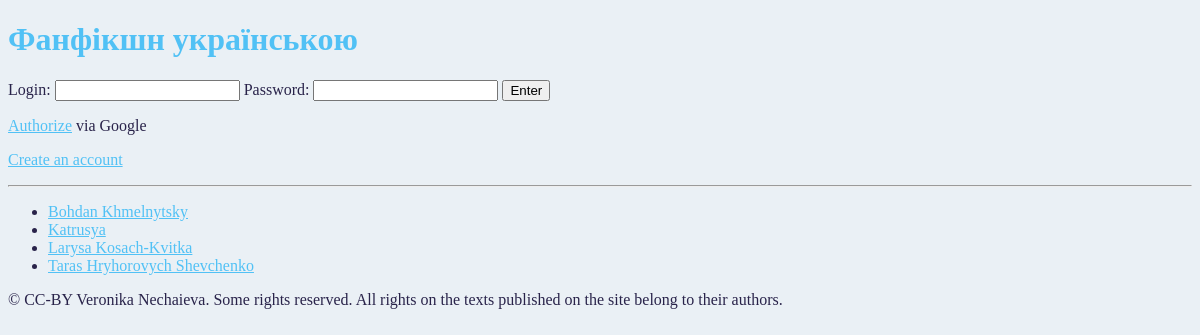
Before: /fics/authors with the older database file.
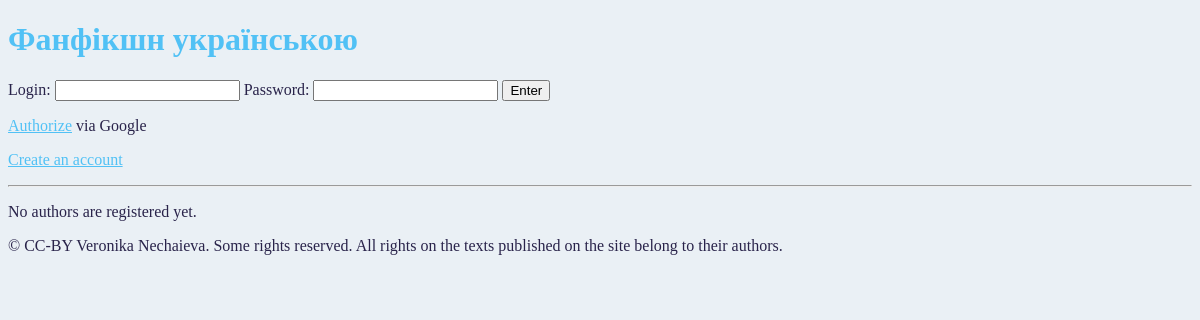
After: the same page with the newer database file.
### app_fanfics/models.py (models this page shows)
class Author(models.Model):
    nickname = models.CharField(max_length=50)
    user = models.OneToOneField(User, on_delete=models.SET_NULL, null=True)
    register_date = models.DateField()
    def __str__(self):
        return self.nickname

### app_fanfics/views/authors.py (the view)
# urls.py: path('authors', authors.author_list, name='authors_list'),
def author_list(request):
    context = get_login_context(request, {
        'authors_list': Author.objects.order_by('nickname')
    })
    print("author_list: context={}".format(context))
    return render(request, 'author_list.html', context)

### app_fanfics/views/login_context.py (called while the page is built)
def get_login_context(request, base_context: dict = None):
    logged_in = request.user.is_authenticated
    if logged_in:
        username = request.user.username
        author_ids = Author.objects.filter(nickname=username)
        author_id = author_ids[0].id if author_ids is not None else None
    else:
        username = None
        author_id = None
    auth_context = {
        'logged_in': request.user.is_authenticated,
        'username': username,
        'author_id': author_id,
        'google_url': GOOGLE_URL}
    if base_context:
        context = base_context
        base_context.update(auth_context)
        return context
    return auth_context

### app_fanfics/templates/author_list.html (shortened to what this page needs)
<!DOCTYPE html>
{% load static %}
<html lang="en">
<head>
    <link rel="stylesheet" type="text/css" href="{% static 'css/style.css' %}">
</head>
<body>
{% include "sub_elements/header.html" %}
<hr/>
{% if authors_list %}
<ul>
    {% for author in authors_list %}
    <li><a href="{% url 'fics:author_page' author.id %}">{{author.nickname}}</a></li>
    {% endfor %}
</ul>
{% else %}
<p> No authors are registered yet.</p>
{% endif %}
{% include "sub_elements/footer.html" %}
</body>
</html>

### app_fanfics/templates/sub_elements/header.html (shortened to what this page needs)
{% load static %}
<div id="header">
    <a href="{% url 'fics:index' %}" style="text-decoration: none"><h1>Фанфікшн українською</h1></a>
    {% if logged_in %}
        <p>Welcome! You are logged in as <b>{{ username }}</b>.</p>
        <p><a href="{%  url 'fics:author_page' author_id %}">Your profile</a></p>
        <p><a href="{% url 'fics:logout' %}">Logout</a></p>
    {% else %}
        <form action="{% url 'fics:authorize' %}" method="post">
        <label for="login">Login:</label>
        <input type="text" id="login" name="login">
        <label for="password">Password:</label>
        <input type="password" id="password" name="password">
        <input type="submit" value="Enter">
        </form>
        <p><a href="{{ google_url }}">Authorize</a> via Google</p>
        <p><a href="{% url 'fics:registration_page' %}">Create an account</a></p>
    {% endif %}
</div>

### app_fanfics/templates/sub_elements/footer.html
<div id="footer">
    <p>© CC-BY Veronika Nechaieva. Some rights reserved.
        All rights on the texts published on the site belong to their authors.</p>
</div>

### app_fanfics/static/css/style.css (style rules this page uses)
body { background-color: #eaf0f5; color: #29234a; font: 16px calibri; }
a:link { color: #51c1f5; }

Changed rows visible on the page:
removed Author: nickname "Bohdan Khmelnytsky"
removed Author: nickname "Katrusya"
removed Author: nickname "Larysa Kosach-Kvitka"
removed Author: nickname "Taras Hryhorovych Shevchenko"
Other visible differences:
text now shown: "No authors are registered yet."
